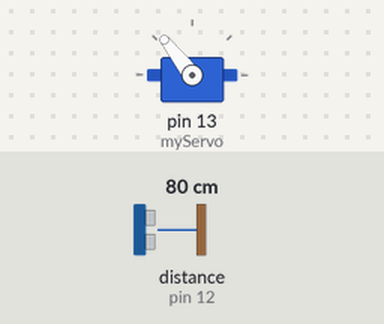
The sketch below on a simulated Arduino Uno, built with avr-gcc and run on an emulated ATmega328P. Shown: servo. Wiring (inferred from the names in the program): ultrasonic range finder: trigger pin 11; echo pin 12. The inputs (shaded band) are chosen by the test bench; at power-on: distance to the obstacle (sensor on pin 12) 80 cm. The echo pulse lasts 58.3 µs per cm; what the sketch prints to the serial monitor is not drawn.

Above: at 1.2 s.
1.3 s: distance to the obstacle (sensor on pin 12) set to 2 cm
At 2.1 s:
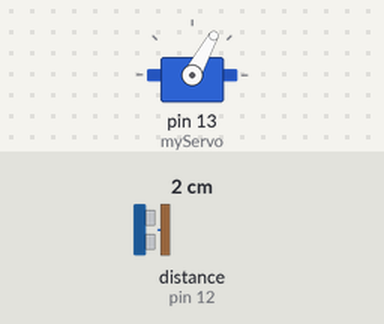
4.3 s: distance to the obstacle (sensor on pin 12) set to 120 cm
At 4.9 s:
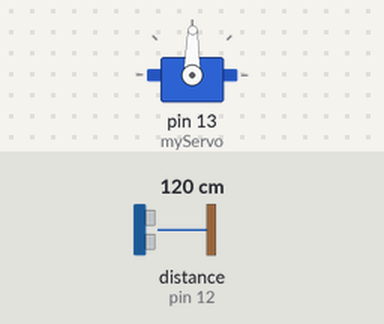
7.3 s: distance to the obstacle (sensor on pin 12) set to 299 cm
At 9.0 s:
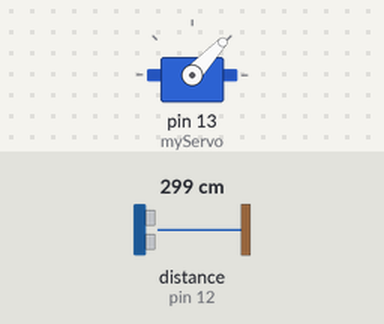
Timing chart, 0 to 16.3 s (numbered marks = the images above; inputs shaded):
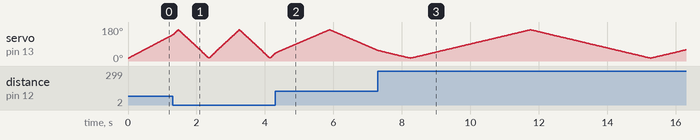

The sketch:

sketch_mar09a.ino
```cpp
#include <Servo.h>.
const int trigPin = 11;
const int echoPin = 12;

long duration;
int distance;
Servo myServo; //created an object of class servo in servo.h header file
void setup() {
  Serial.begin(57600);
  pinMode(trigPin, OUTPUT);
  pinMode(echoPin, INPUT);

  myServo.attach(13);
}
void loop() {
  for(int i=15;i<=165;i++){
  myServo.write(i);
  delay(5);
  distance = calculateDistance();

  Serial.print(i);
  Serial.print(",");
  Serial.print(distance);
  Serial.print(".");
  }
  for(int i=165;i>15;i--){
  myServo.write(i);
  delay(5);
  distance = calculateDistance();
  Serial.print(i);
  Serial.print(",");
  Serial.print(distance);
  Serial.print(".");
  }
}
int calculateDistance(){

  digitalWrite(trigPin, LOW);
  delayMicroseconds(2);

  digitalWrite(trigPin, HIGH);
  delayMicroseconds(10);
  digitalWrite(trigPin, LOW);
  duration = pulseIn(echoPin, HIGH);
  distance= duration*0.034/2;
  return distance;
}
```
